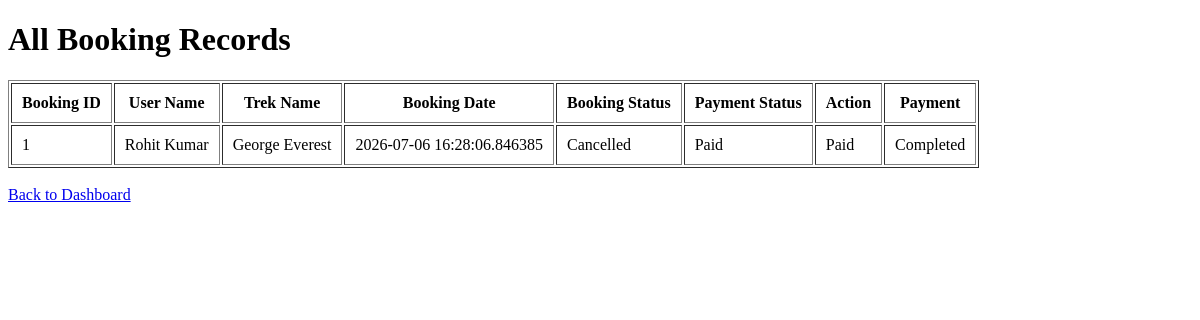
Before: /admin/bookings with the older database file.
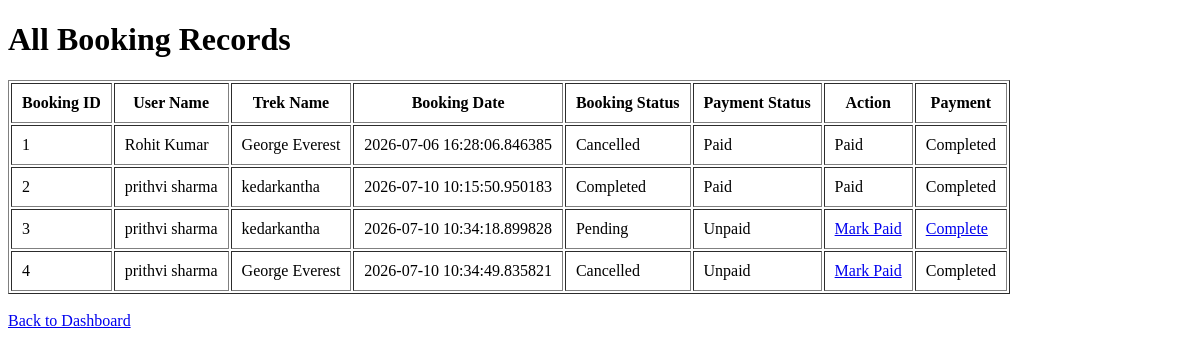
After: the same page with the newer database file.
### models/models.py (models this page shows)
class Booking(db.Model):
    __tablename__ = "bookings"
    id = db.Column(db.Integer, primary_key=True)
    user_id = db.Column(
        db.Integer,
        db.ForeignKey("users.id"),
        nullable=False
    )
    trek_id = db.Column(
        db.Integer,
        db.ForeignKey("treks.id"),
        nullable=False
    )
    booking_date = db.Column(
        db.DateTime,
        default=datetime.utcnow
    )
    booking_status = db.Column(
        db.String(20),
        default="Pending"
    )
    payment_status = db.Column(
        db.String(20),
        default="Unpaid"
    )

class User(db.Model):
    __tablename__ = "users"
    id = db.Column(db.Integer, primary_key=True)
    full_name = db.Column(db.String(100), nullable=False)
    email = db.Column(db.String(120), unique=True, nullable=False)
    password = db.Column(db.String(255), nullable=False)
    role = db.Column(db.String(20), nullable=False)
    status = db.Column(
    db.String(20),
    default="approved"
    )
    created_at = db.Column(db.DateTime, default=datetime.utcnow)
    bookings = db.relationship(
        "Booking",
        backref="user",
        lazy=True
    )
    assigned_treks = db.relationship(
    "Trek",
    foreign_keys="Trek.assigned_staff_id",
    backref="assigned_staff",
    lazy=True
    )

class Trek(db.Model):
    __tablename__ = "treks"
    id = db.Column(db.Integer, primary_key=True)
    trek_name = db.Column(db.String(100), nullable=False)
    location = db.Column(
        db.String(100)
    )
    difficulty = db.Column(db.String(50))
    duration_days = db.Column(db.Integer)
    available_slots = db.Column(db.Integer)
    status = db.Column(
        db.String(20),
        default="Open"
    )
    progress_status = db.Column(
        db.String(20),
        default="Not Started"
    )
    assigned_staff_id = db.Column(
        db.Integer,
        db.ForeignKey("users.id")
    )
    bookings = db.relationship(
        "Booking",
        backref="trek",
        lazy=True
    )

### controllers/auth.py (the view)
@auth.route("/admin/bookings")
def view_bookings():
    bookings = Booking.query.all()
    return render_template(
        "view_bookings.html",
        bookings=bookings
    )

### templates/view_bookings.html (shortened to what this page needs)
<!DOCTYPE html>
<html>
<head>
</head>
<body>
<h1>All Booking Records</h1>
<table border="1" cellpadding="10">
<tr>
    <th>Booking ID</th>
    <th>User Name</th>
    <th>Trek Name</th>
    <th>Booking Date</th>
    <th>Booking Status</th>
    <th>Payment Status</th>
    <th>Action</th>
    <th>Payment</th>
</tr>
{% for booking in bookings %}
<tr>
<td>{{ booking.id }}</td>
<td>{{ booking.user.full_name }}</td>
<td>{{ booking.trek.trek_name }}</td>
<td>{{ booking.booking_date }}</td>
<td>{{ booking.booking_status }}</td>
<td>{{ booking.payment_status }}</td>
<td>
{% if booking.payment_status == "Unpaid" %}
<a href="/admin/mark_paid/{{ booking.id }}">
    Mark Paid
</a>
{% else %}
Paid
{% endif %}
</td>
<td>
{% if booking.booking_status == "Pending" %}
<a href="/admin/complete_booking/{{ booking.id }}">
    Complete
</a>
{% else %}
Completed
{% endif %}
</td>
</tr>
{% endfor %}
</table>
<br>
<a href="/admin/dashboard">
Back to Dashboard
</a>
</body>
</html>

Changed rows visible on the page:
added Booking: id "2", user.full_name "prithvi sharma", trek.trek_name "kedarkantha", booking_date "2026-07-10 10:15:50.950183", booking_status "Completed", payment_status "Paid"
added Booking: id "3", user.full_name "prithvi sharma", trek.trek_name "kedarkantha", booking_date "2026-07-10 10:34:18.899828", booking_status "Pending", payment_status "Unpaid"
added Booking: id "4", user.full_name "prithvi sharma", trek.trek_name "George Everest", booking_date "2026-07-10 10:34:49.835821", booking_status "Cancelled", payment_status "Unpaid", shows "Completed"
